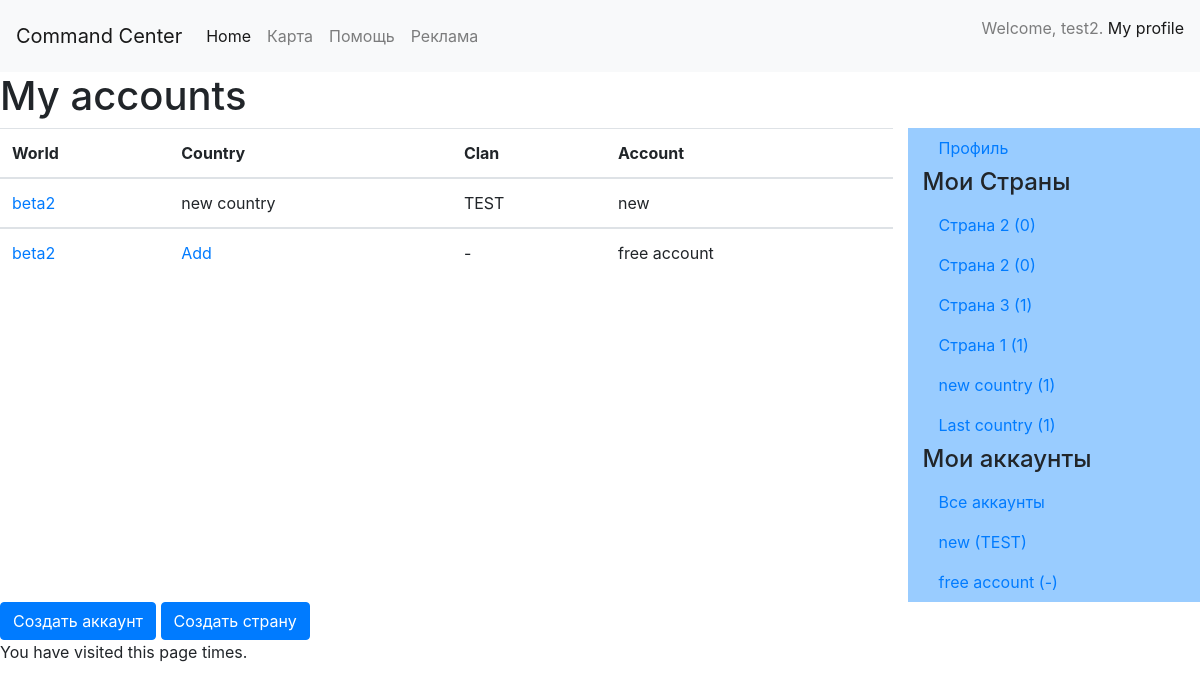
/account/ (signed in), run on the app's committed database.
### structure/models.py (models this page shows, shortened)
class World_version(models.Model):
    STATUS_OF_WORLD = (
        ('enable', '_enable'),
        ('disable', '_disable'),
        ('comingsoon', '_comingsoon'),
    )
    name = models.CharField(max_length=50)
    status_of_world = models.CharField(max_length=10, choices=STATUS_OF_WORLD)
    def __str__(self):
        return 'Название - {0}'.format(self.name)

class Country(models.Model):
    country_name = models.CharField(max_length=50)
    world = models.ForeignKey(World_version, on_delete=models.CASCADE)
    customer = models.ForeignKey(User, on_delete=models.CASCADE, default=1)

class Clan(models.Model):
    clan_name = models.CharField(max_length=50)
    country = models.OneToOneField(Country, on_delete=models.CASCADE)

class Customer_Account(models.Model):
    account_name = models.CharField(max_length=50)
    world = models.ForeignKey(World_version, on_delete=models.CASCADE)
    customer = models.ForeignKey(User, on_delete=models.CASCADE, default=1)
    clan = models.ForeignKey(Clan, on_delete=models.SET_NULL,null=True, blank=True)

### customer/views.py (the view)
# urls.py: url(r'^account/$', views.accounts_view, name='my_account'),
@csrf_exempt
def accounts_view(request):
    args = {}
    args['accounts'] = list_of_accounts(request)
    args['countries'] = list_of_countries(request)
    args['account_form'] = CreateAccountForm()
    args['country_form'] = CreateCountryForm()
    return render(request, 'account/accounts.html', args)

### customer/views.py (called while the page is built)
def list_of_accounts(request):
    accounts = []
    settings = User_settings.objects.get(customer=request.user)
    list_of_accounts = Customer_Account.objects.filter(customer=request.user.id).filter(world = settings.selected_world.id)
    for item in list_of_accounts:
        account_id = item.pk
        account_name = item.account_name
        world_version = item.world.name
        clan_name = "-"
        country_name = "-"
        if item.clan is not None:
            clan = Clan.objects.get(id__contains=item.clan.pk)
            clan_name = clan.clan_name
            country = Country.objects.get(id__contains=clan.country_id)
            country_name = country.country_name
        acc = MyAccounts(account_id, account_name, world_version, clan_name, country_name)
        accounts.append(acc)
    return accounts

def list_of_countries(request):
    countries = []
    countries_list = Country.objects.filter(customer_id=request.user.id)
    for item in countries_list:
        num_of_acc = 0
        clan_list = Clan.objects.filter(country_id=item.id)
        for clan_item in clan_list:
            acc = Customer_Account.objects.filter(clan_id=clan_item.id)
            num_of_acc = num_of_acc + acc.count()
        my_country = MyCountry(item.country_name, num_of_acc, item.id)
        countries.append(my_country)
    return countries

### customer/templates/account/accounts.html (shortened to what this page needs)
{% extends "base.html" %}
{% load staticfiles %}
{% block content %}
    <div id="container">
        <div class="row">
            <div class="col-md-12" >
                    <h1> My accounts  </h1>
            </div>
            <div class="col-md-9" >
                <table class="table table-hover">
                    <thead>
                        <tr>
                            <th scope="col">World</th>
                            <th scope="col">Country</th>
                            <th scope="col">Clan</th>
                            <th scope="col">Account</th>
                        </tr>
                    </thead>
                    {% for item in accounts %}
                         <tbody>
                            <td> <a href="#/create/ {{ item.account_id }}" >{{ item.world_version }} </a> </td>
                            <td>
                                {% if item.country == "-"  %}
                                    <a href="#" class="open-modal" data-id="{{ item.account_id }}" data-toggle="modal" data-target="#createCountryModal" > Add </a>
                                {% else  %}
                                    {{ item.country }}
                                {% endif  %}
                            </td>
                            <td> {{ item.clan }} </td>
                            <td> {{ item.account_name }} </td>
                        </tbody>
                    {% endfor %}
                </table>
            </div>
           <div class="col-md-3" style="background-color: #99CCFF">
                {% include "profile/../include/profile_nav_bar.html" %}
            </div>
        </div>
    </div>
    <button type="button" class="btn btn-primary" data-toggle="modal" data-target="#accountModal">
        Создать аккаунт
    </button>
    <button type="button" class="btn btn-primary" data-toggle="modal" data-target="#createCountryModal">
        Создать страну
    </button>
{% endblock %}

### templates/base.html (shortened to what this page needs)
<!doctype html>
<html lang="en">
    <head>
        {% load staticfiles %}
        <link rel="stylesheet" href="https://stackpath.bootstrapcdn.com/bootstrap/4.1.3/css/bootstrap.min.css">
    </head>
    <body>
    {% include "includes/header.html" %}
    {% block content %}
    {% endblock %}
        <p>You have visited this page {{ num_visits }}{% if num_visits == 1 %} time{% else %} times{% endif %}.</p>
    </body>
</html>

### templates/includes/header.html (shortened to what this page needs)
<nav class="navbar navbar-expand-lg navbar-light bg-light">
    <a class="navbar-brand" href="#">Command Center</a>
    <div class="collapse navbar-collapse" id="navbarSupportedContent">
        <ul class="navbar-nav mr-auto">
            <li class="nav-item active">
                <a class="nav-link" href="#">Home <span class="sr-only">(current)</span></a>
            </li>
            <li class="nav-item">
                <a class="nav-link" href="{% url 'global' %}">Карта</a>
            </li>
            <li class="nav-item">
                <a class="nav-link" href="#">Помощь</a>
            </li>
            <li class="nav-item">
                <a class="nav-link" href="#">Реклама</a>
            </li>
        </ul>
    <span class="navbar-text">
        {% if user.is_authenticated %}
            <ul>Welcome, {{ user.username }}.  <a href="{% url 'profile' %}">My profile</a>            </ul>
        {% else %}
            <ul>Welcome, new user.  <a href="{% url 'login' %}">Please Log in</a></ul>
        {% endif %}
    </span>
  </div>
</nav>

### customer/templates/include/profile_nav_bar.html
<a class="nav-link" href="{% url 'profile' %}">Профиль</a>
<h4> Мои Страны</h4>
{% for item in countries %}
    <a class="nav-link" href="/country/get/{{item.country_id}}">
           {{ item.country_name }} ({{ item.num_of_accounts }})
    </a>
{% endfor %}
<h4> Мои аккаунты</h4>
<a class="nav-link" href="{% url 'my_account' %}">Все аккаунты</a>
{% for item in accounts %}
    <a class="nav-link" href="/account/get/{{item.account_id}}">
           {{ item.account_name }} ({{ item.clan }})
    </a>
{% endfor %}

### data on the page
World_version: world_version "beta2" "beta2"
Country: country "new country", country_name "new country"
Clan: clan "TEST", clan "TEST"
Customer_Account: account_name "new", account_name "new"
Customer_Account: account_name "free account", account_name "free account"
Country: country_name "Страна 2"
Country: country_name "Страна 2"
Country: country_name "Страна 3"
Country: country_name "Страна 1"
Country: country_name "Last country"

### other printed values
{{ user.username }} "test2"
{{ item.clan }} "-"
{{ item.num_of_accounts }} "0" "0" "1" "1" "1" "1"
